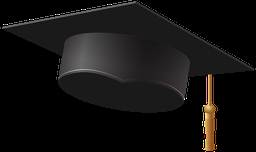
#> input picture hat.png, 256 x 152 px, shrunk from 7748 x 4615 before the run
$ python -i source.py   (imports and definitions only)
#> lines starting #> are read from the running program, lines starting #| are printed output that depends on the picture
#> further down, picture is the input picture: shape (152, 256, 3); mean B, G, R 16.3, 17.3, 18.8
from __future__ import print_function
from configparser import Interpolation
import numpy as np
import cv2 as cv
import argparse

def image_resize(image, width = None, height = None, inter = cv.INTER_AREA):
    # initialize the dimensions of the image to be resized and grab the image size
    dim = None
    (h, w) = image.shape[:2]
    # if both the width and height are None, then return the original image
    if width is None and height is None:
        return image
    # check to see if the width is None
    if width is None:
        # calculate the ratio of the height and construct the dimensions
        r = height / float(h)
        dim = (int(w * r), height)
    # otherwise, the height is None
    else:
        # calculate the ratio of the width and construct the dimensions
        r = width / float(w)
        dim = (width, int(h * r))

    # resize the image
    resized = cv.resize(image, dim, interpolation = inter)
    # return the resized image
    return resized

def verify_alpha_channel(frame):
    try:
        frame.shape[3] # looking for the alpha channel
    except IndexError:
        frame = cv.cvtColor(frame, cv.COLOR_BGR2BGRA)
    return frame

def alpha_blend(frame_1, frame_2, mask):
    alpha = mask/255.0
    blended = cv.convertScaleAbs(frame_1*(1-alpha) + frame_2*alpha)
    return blended

def apply_circle_focus_blur(frame, intensity=0.2):
    frame = verify_alpha_channel(frame)
    frame_h, frame_w, frame_c = frame.shape
#> frame_h = 152; frame_w = 256; frame_c = 4
    y = int(frame_h/2)
#> y = 76
    x = int(frame_w/2)
#> x = 128

    mask = np.zeros((frame_h, frame_w, 4), dtype='uint8')
    cv.circle(mask, (x, y), int(y/2), (255,255,255), -1, cv.LINE_AA)
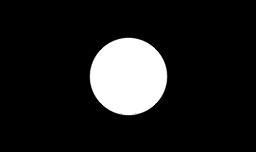
#> mask: shape (152, 256, 4); mean of channels 0, 1, 2, 3 30.7, 30.7, 30.7, 0; drawn as B, G, R
    mask = cv.GaussianBlur(mask, (21,21),11 )

    blurred = cv.GaussianBlur(frame, (21,21), 11)
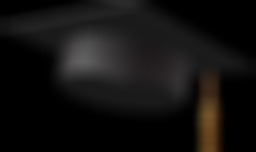
#> blurred: shape (152, 256, 4); mean B, G, R, A 16.3, 17.3, 18.8, 255
    blended = alpha_blend(frame, blurred, 255-mask)
#> in alpha_blend, `alpha = mask/255.0`:
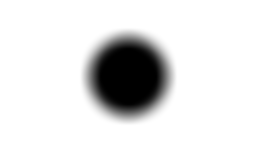
#> alpha: shape (152, 256, 4) float64; mean of channels 0, 1, 2, 3 0.88, 0.88, 0.88, 1; drawn as B, G, R
    frame = cv.cvtColor(blended, cv.COLOR_BGRA2BGR)
#> frame: shape (152, 256, 3)
    return frame

parser = argparse.ArgumentParser()
# [5 lines not run here, left out]
# [1 line that did not run here, left out]
# [1 line that did not run here, left out]
# [1 line that did not run here, left out]
face_cascade = cv.CascadeClassifier()
eyes_cascade = cv.CascadeClassifier()
nose_cascade = cv.CascadeClassifier()
#-- 1. Load the cascades
# [14 lines not run here, left out]

# [1 line that did not run here, left out]
# Read the video stream
# [68 lines not run here, left out]

>>> import cv2
>>> picture = cv2.imread('hat.png')
>>> result = apply_circle_focus_blur(picture)
